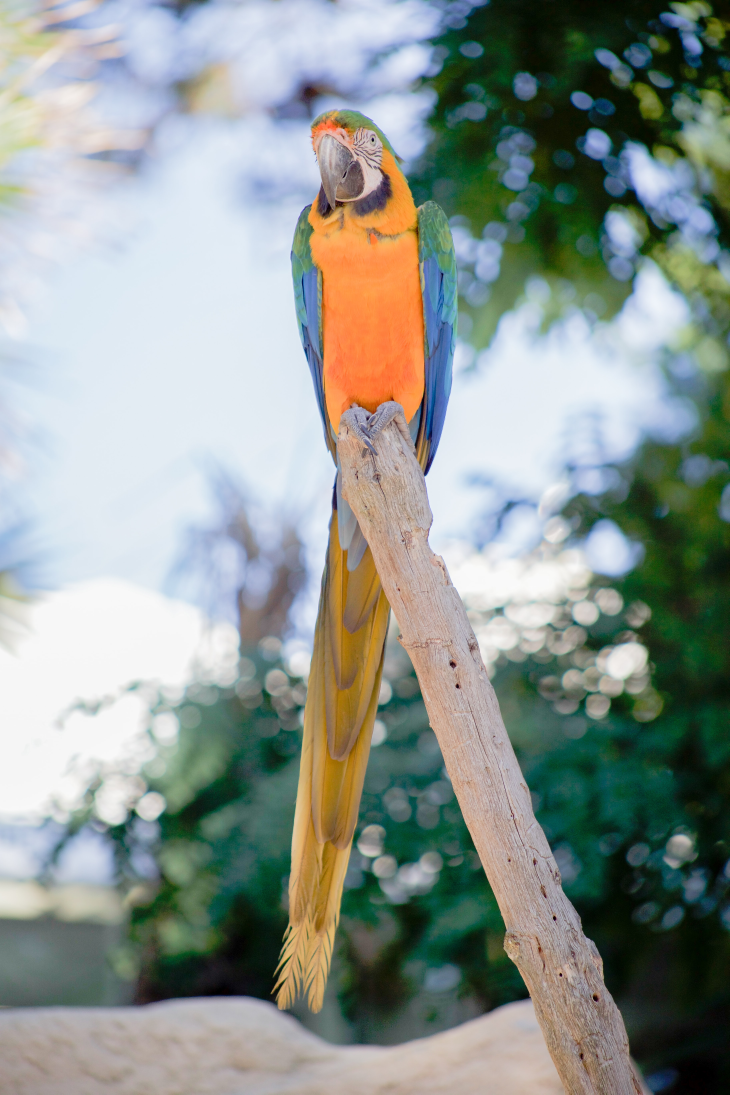
#> input picture openCV/parrot-image.jpg, 3648 x 5472 px, found by its file name (shown at 1/5 size)
$ python thresh.py
#> lines starting #> are read from the running program, lines starting #| are printed output that depends on the picture; after the words box and inside, x2 and y2 are one past the last pixel; in counts of white or black regions, pixels touching at a corner belong together
import cv2

img = cv2.resize(cv2.imread('openCV/parrot-image.jpg',-1), (0,0), fx=0.1, fy=0.1)
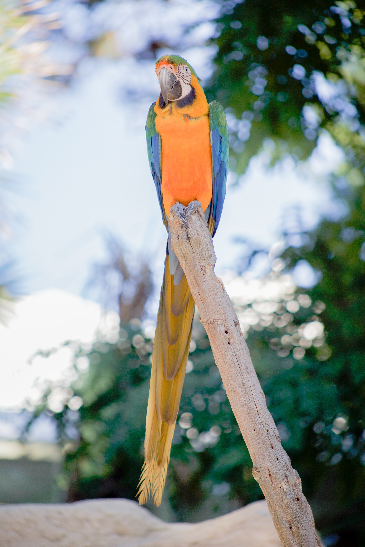
#> img: shape (547, 365, 3); mean B, G, R 144.5, 150.4, 141.6
gray = cv2.cvtColor(img, cv2.COLOR_BGR2GRAY)
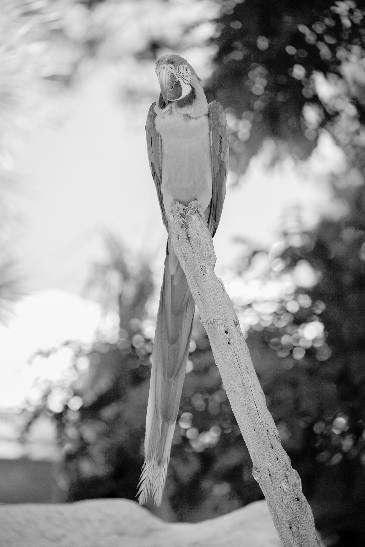
#> gray: shape (547, 365); min 0, max 250, mean 147.1
cv2.imshow('Gray_image',gray)

ret, thresh = cv2.threshold(gray, 150, 255, cv2.THRESH_BINARY)
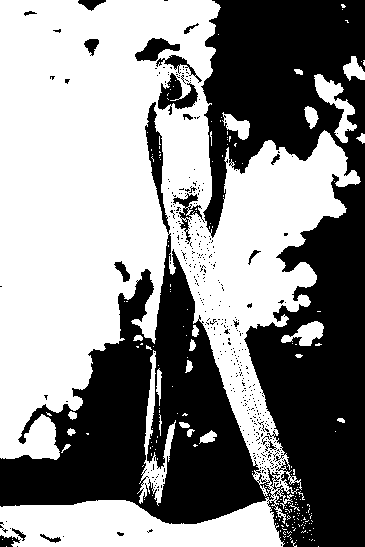
#> thresh: shape (547, 365); 55% white; 420 black regions (400 under 20 px), largest, box (x1, y1, x2, y2) and area: (0, 0, 365, 547) 85740, (158, 73, 198, 115) 798, (135, 38, 180, 61) 531
cv2.imshow('thresh',thresh)

ret, thresh_inv = cv2.threshold(gray, 150, 255, cv2.THRESH_BINARY_INV)
cv2.imshow('thresh',thresh_inv)

adaptive_thresh = cv2.adaptiveThreshold(gray, 255, cv2.ADAPTIVE_THRESH_MEAN_C, cv2.THRESH_BINARY, 11, 3)
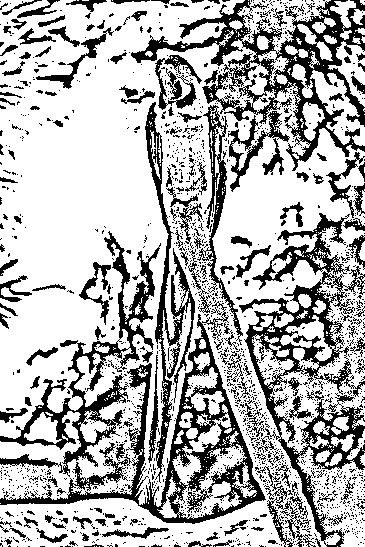
#> adaptive_thresh: shape (547, 365); 70.4% white; 1707 black regions (1535 under 20 px), largest, box (x1, y1, x2, y2) and area: (239, 213, 365, 547) 9837, (131, 0, 365, 171) 9194, (0, 301, 266, 524) 8943
cv2.imshow('adaptive',adaptive_thresh)

cv2.waitKey(0)
cv2.destroyAllWindows()
